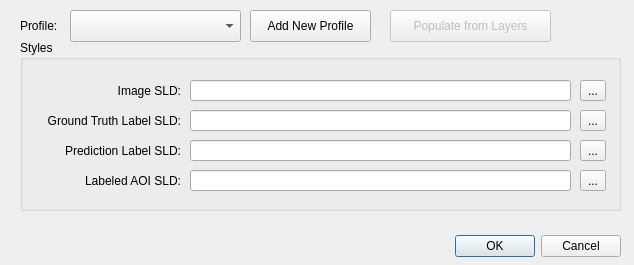
<?xml version="1.0" encoding="UTF-8"?>
<ui version="4.0">
 <class>ProfilesDialogBase</class>
 <widget class="QDialog" name="ProfilesDialogBase">
  <property name="geometry">
   <rect>
    <x>0</x>
    <y>0</y>
    <width>634</width>
    <height>265</height>
   </rect>
  </property>
  <property name="windowTitle">
   <string>Raster Vision: Style Profiles</string>
  </property>
  <widget class="QDialogButtonBox" name="button_box">
   <property name="geometry">
    <rect>
     <x>450</x>
     <y>230</y>
     <width>171</width>
     <height>32</height>
    </rect>
   </property>
   <property name="orientation">
    <enum>Qt::Horizontal</enum>
   </property>
   <property name="standardButtons">
    <set>QDialogButtonBox::Cancel|QDialogButtonBox::Ok</set>
   </property>
  </widget>
  <widget class="QComboBox" name="profiles_combobox">
   <property name="geometry">
    <rect>
     <x>70</x>
     <y>10</y>
     <width>171</width>
     <height>32</height>
    </rect>
   </property>
  </widget>
  <widget class="QLabel" name="label">
   <property name="geometry">
    <rect>
     <x>20</x>
     <y>10</y>
     <width>51</width>
     <height>32</height>
    </rect>
   </property>
   <property name="text">
    <string>Profile:</string>
   </property>
  </widget>
  <widget class="QGroupBox" name="groupBox">
   <property name="geometry">
    <rect>
     <x>20</x>
     <y>40</y>
     <width>601</width>
     <height>171</height>
    </rect>
   </property>
   <property name="title">
    <string>Styles</string>
   </property>
   <widget class="QLabel" name="label_2">
    <property name="geometry">
     <rect>
      <x>20</x>
      <y>40</y>
      <width>141</width>
      <height>21</height>
     </rect>
    </property>
    <property name="layoutDirection">
     <enum>Qt::LeftToRight</enum>
    </property>
    <property name="text">
     <string>Image SLD:</string>
    </property>
    <property name="alignment">
     <set>Qt::AlignRight|Qt::AlignTrailing|Qt::AlignVCenter</set>
    </property>
   </widget>
   <widget class="QLabel" name="label_3">
    <property name="geometry">
     <rect>
      <x>0</x>
      <y>70</y>
      <width>161</width>
      <height>21</height>
     </rect>
    </property>
    <property name="layoutDirection">
     <enum>Qt::LeftToRight</enum>
    </property>
    <property name="text">
     <string>Ground Truth Label SLD:</string>
    </property>
    <property name="alignment">
     <set>Qt::AlignRight|Qt::AlignTrailing|Qt::AlignVCenter</set>
    </property>
   </widget>
   <widget class="QLabel" name="label_4">
    <property name="geometry">
     <rect>
      <x>20</x>
      <y>100</y>
      <width>141</width>
      <height>21</height>
     </rect>
    </property>
    <property name="layoutDirection">
     <enum>Qt::LeftToRight</enum>
    </property>
    <property name="text">
     <string>Prediction Label SLD:</string>
    </property>
    <property name="alignment">
     <set>Qt::AlignRight|Qt::AlignTrailing|Qt::AlignVCenter</set>
    </property>
   </widget>
   <widget class="QLineEdit" name="image_sld_edit">
    <property name="geometry">
     <rect>
      <x>170</x>
      <y>40</y>
      <width>381</width>
      <height>21</height>
     </rect>
    </property>
   </widget>
   <widget class="QLineEdit" name="ground_truth_sld_edit">
    <property name="geometry">
     <rect>
      <x>170</x>
      <y>70</y>
      <width>381</width>
      <height>21</height>
     </rect>
    </property>
   </widget>
   <widget class="QLineEdit" name="prediction_sld_edit">
    <property name="geometry">
     <rect>
      <x>170</x>
      <y>100</y>
      <width>381</width>
      <height>21</height>
     </rect>
    </property>
   </widget>
   <widget class="QToolButton" name="image_sld_button">
    <property name="geometry">
     <rect>
      <x>560</x>
      <y>40</y>
      <width>26</width>
      <height>21</height>
     </rect>
    </property>
    <property name="text">
     <string>...</string>
    </property>
   </widget>
   <widget class="QToolButton" name="ground_truth_sld_button">
    <property name="geometry">
     <rect>
      <x>560</x>
      <y>70</y>
      <width>26</width>
      <height>21</height>
     </rect>
    </property>
    <property name="text">
     <string>...</string>
    </property>
   </widget>
   <widget class="QToolButton" name="prediction_sld_button">
    <property name="geometry">
     <rect>
      <x>560</x>
      <y>100</y>
      <width>26</width>
      <height>21</height>
     </rect>
    </property>
    <property name="text">
     <string>...</string>
    </property>
   </widget>
   <widget class="QLabel" name="label_5">
    <property name="geometry">
     <rect>
      <x>20</x>
      <y>130</y>
      <width>141</width>
      <height>21</height>
     </rect>
    </property>
    <property name="layoutDirection">
     <enum>Qt::LeftToRight</enum>
    </property>
    <property name="text">
     <string>Labeled AOI SLD:</string>
    </property>
    <property name="alignment">
     <set>Qt::AlignRight|Qt::AlignTrailing|Qt::AlignVCenter</set>
    </property>
   </widget>
   <widget class="QLineEdit" name="aoi_sld_edit">
    <property name="geometry">
     <rect>
      <x>170</x>
      <y>130</y>
      <width>381</width>
      <height>21</height>
     </rect>
    </property>
   </widget>
   <widget class="QToolButton" name="aoi_sld_button">
    <property name="geometry">
     <rect>
      <x>560</x>
      <y>130</y>
      <width>26</width>
      <height>21</height>
     </rect>
    </property>
    <property name="text">
     <string>...</string>
    </property>
   </widget>
  </widget>
  <widget class="QPushButton" name="add_profile_button">
   <property name="geometry">
    <rect>
     <x>250</x>
     <y>10</y>
     <width>121</width>
     <height>32</height>
    </rect>
   </property>
   <property name="text">
    <string>Add New Profile</string>
   </property>
  </widget>
  <widget class="QPushButton" name="pushButton_2">
   <property name="enabled">
    <bool>false</bool>
   </property>
   <property name="geometry">
    <rect>
     <x>390</x>
     <y>10</y>
     <width>161</width>
     <height>32</height>
    </rect>
   </property>
   <property name="toolTip">
    <string>TODO</string>
   </property>
   <property name="text">
    <string>Populate from Layers</string>
   </property>
  </widget>
 </widget>
 <resources/>
 <connections>
  <connection>
   <sender>button_box</sender>
   <signal>accepted()</signal>
   <receiver>ProfilesDialogBase</receiver>
   <slot>accept()</slot>
   <hints>
    <hint type="sourcelabel">
     <x>20</x>
     <y>20</y>
    </hint>
    <hint type="destinationlabel">
     <x>20</x>
     <y>20</y>
    </hint>
   </hints>
  </connection>
  <connection>
   <sender>button_box</sender>
   <signal>rejected()</signal>
   <receiver>ProfilesDialogBase</receiver>
   <slot>reject()</slot>
   <hints>
    <hint type="sourcelabel">
     <x>20</x>
     <y>20</y>
    </hint>
    <hint type="destinationlabel">
     <x>20</x>
     <y>20</y>
    </hint>
   </hints>
  </connection>
 </connections>
</ui>
